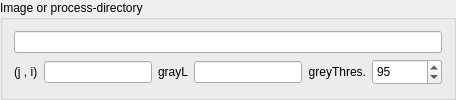
    <widget class="QGroupBox" name="groupBox_7">
     <property name="font">
      <font>
       <bold>false</bold>
      </font>
     </property>
     <property name="title">
      <string>Image or process-directory</string>
     </property>
     <layout class="QVBoxLayout" name="verticalLayout_3">
      <item>
       <widget class="QLineEdit" name="lineEdit_img"/>
      </item>
      <item>
       <layout class="QGridLayout" name="gridLayout_5">
        <item row="0" column="0">
         <widget class="QLabel" name="label_17">
          <property name="text">
           <string>(j , i)</string>
          </property>
         </widget>
        </item>
        <item row="0" column="4">
         <widget class="QLabel" name="label_3">
          <property name="text">
           <string>greyThres.</string>
          </property>
          <property name="alignment">
           <set>Qt::AlignRight|Qt::AlignTrailing|Qt::AlignVCenter</set>
          </property>
         </widget>
        </item>
        <item row="0" column="1">
         <widget class="QLineEdit" name="lineEdit_IJ"/>
        </item>
        <item row="0" column="5">
         <widget class="QSpinBox" name="sB_gL">
          <property name="minimumSize">
           <size>
            <width>70</width>
            <height>26</height>
           </size>
          </property>
          <property name="maximumSize">
           <size>
            <width>60</width>
            <height>16777215</height>
           </size>
          </property>
          <property name="maximum">
           <number>255</number>
          </property>
          <property name="singleStep">
           <number>10</number>
          </property>
          <property name="value">
           <number>95</number>
          </property>
         </widget>
        </item>
        <item row="0" column="2">
         <widget class="QLabel" name="label_21">
          <property name="text">
           <string>grayL</string>
          </property>
         </widget>
        </item>
        <item row="0" column="3">
         <widget class="QLineEdit" name="lineEdit_GL"/>
        </item>
       </layout>
      </item>
     </layout>
    </widget>
